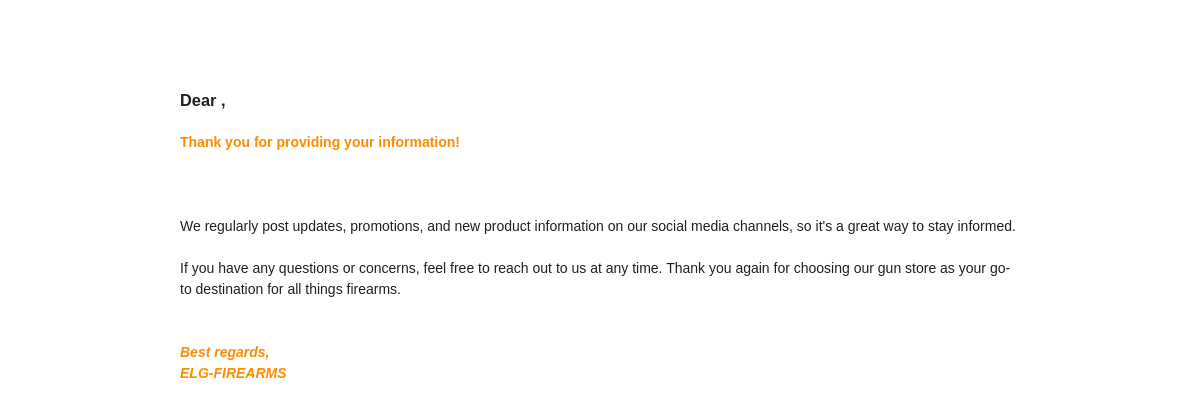
The page /master/view_template/3 on the database as committed earlier.
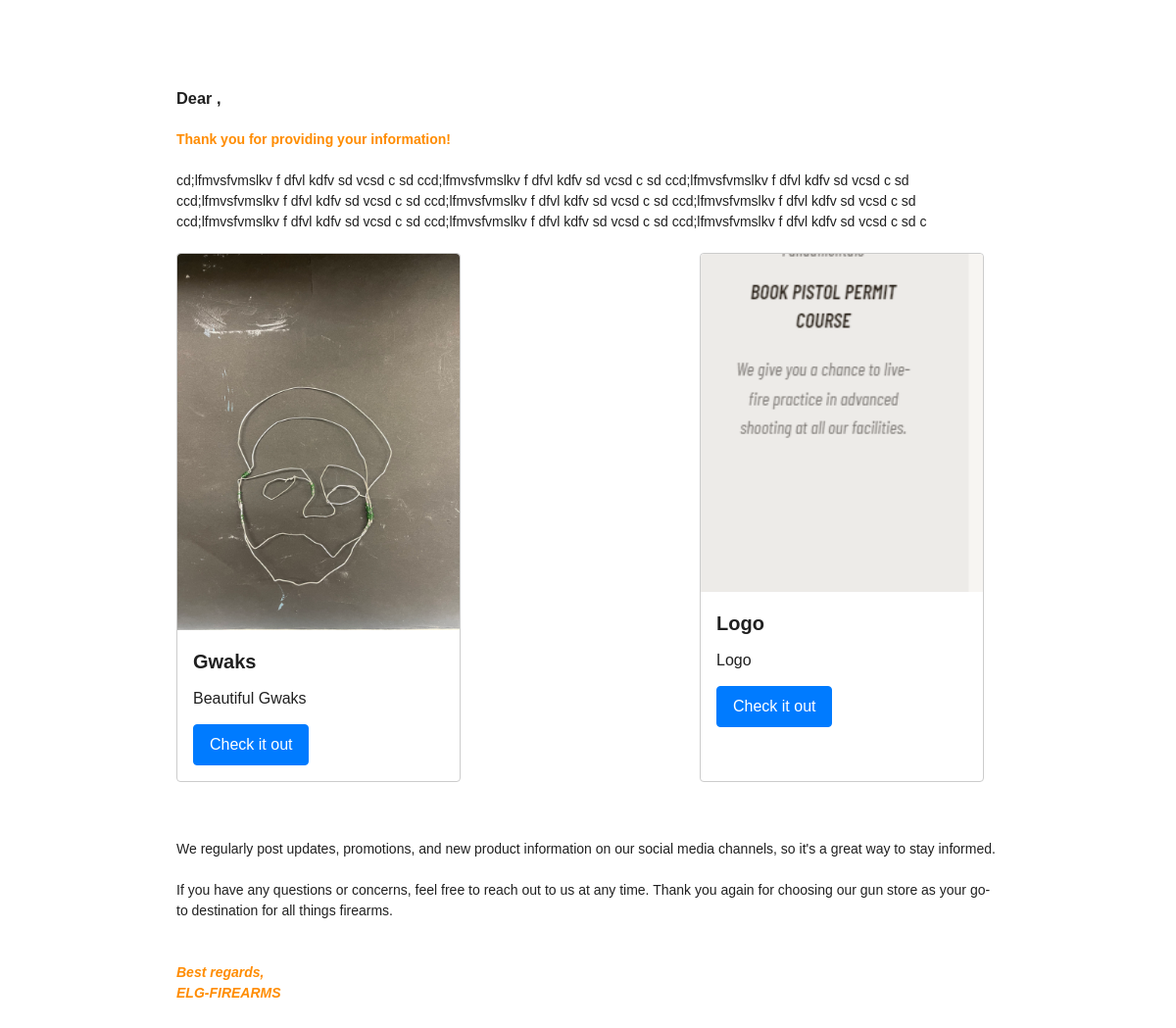
The same page on the database as committed later.
### smart_emailApp/models.py (models this page shows, shortened)
class Emails(models.Model):
    email_type = (
        ('Promotional', 'Promotional'),
        ('Store News', 'Store News'),
        ('Seasonal Sales', 'Seasonal Sales'),
    )
    subject = models.CharField(max_length=100)
    body = models.TextField(max_length=1000)
    emailtype = models.CharField(max_length=50, choices=email_type, null=True, blank=True)
    product1_image = models.ImageField(upload_to="email_imageAttachment/", null=True, blank=True, default=None)
    product1_name = models.CharField(max_length=60, null=True, blank=True)
    product1_description = models.CharField(max_length=200, null=True, blank=True)
    product1_link = models.URLField(max_length=100, null=True, blank=True)
    product2_image = models.ImageField(upload_to="email_imageAttachment/", null=True, blank=True, default=None)
    product2_name = models.CharField(max_length=60, null=True, blank=True)
    product2_description = models.CharField(max_length=200, null=True, blank=True)
    product2_link = models.URLField(max_length=100, null=True, blank=True)
    product3_image = models.ImageField(upload_to="email_imageAttachment/", null=True, blank=True, default=None)
    product3_name = models.CharField(max_length=60, null=True, blank=True)
    product3_description = models.CharField(max_length=200, null=True, blank=True)
    product3_link = models.URLField(max_length=100, null=True, blank=True)
    product4_image = models.ImageField(upload_to="email_imageAttachment/", null=True, blank=True, default=None)
    product4_name = models.CharField(max_length=60, null=True, blank=True)
    product4_description = models.CharField(max_length=200, null=True, blank=True)
    product4_link = models.URLField(max_length=100, null=True, blank=True)
    created_at = models.DateTimeField(auto_now_add=True)
    def __str__(self):
        return f'{self.emailtype} || {self.subject}'

### smart_emailApp/views.py (the view)
# urls.py: path('view_template/<int:id>', views.email_template_view, name='view_template'),
def email_template_view(request,id):
    email = Emails.objects.filter(id=id)
    print(email)
    context = {
        "email_detail": email
    }
    return render(request, "email_templates/template1.html", context)

### templates/email_templates/template1.html (shortened to what this page needs)
{% load static %}
<!DOCTYPE html>
<html lang="en">
<head>
</head>
<body>
<div class="text-body">
    <h3><strong>Dear {{ first_name }} {{ last_name }},</strong></h3><br>
    <span style="text-align: center;"><span style="color:#FF8C00"><strong>Thank you for providing your information!</strong></span></span>
    <br><br>
    {% for email in email_detail %}
        {{ email.body }}
        <br>
        <br>
        <div class="card-container">
            {% if email.product1_image %}
                <div class="card">
                    <img src="{{ email.product1_image.url }}" class="card-img-top" alt="...">
                    <div class="card-body">
                        <h5 class="card-title">{{ email.product1_name }}</h5>
                        <p class="card-text">{{ email.product1_description}}</p>
                        <Button class="btn btn-primary" href="{{ email.product1_link }}" class="btn btn-primary"> Check it out</Button>
                    </div>
                </div>
            {% endif %}
            {% if email.product2_image %}
                <div class="card">
                    <img src="{{ email.product2_image.url }}" class="card-img-top" alt="...">
                    <div class="card-body">
                        <h5 class="card-title">{{ email.product2_name }}</h5>
                        <p class="card-text">{{ email.product2_description}}</p>
                        <Button class="btn btn-primary" href="{{ email.product2_link }}" class="btn btn-primary"> Check it out</Button>
                    </div>
                </div>
            {% endif %}
        </div>
    {% endfor %}
    <br>
    <br>
    We regularly post updates, promotions, and new product information on our social media channels, so it's a great way to stay informed.<br>
    <br>
    If you have any questions or concerns, feel free to reach out to us at any time. Thank you again for choosing our gun store as your go-to destination for all things firearms.<br>
    <br>
    <br>
    <span style="color:#FF8C00"><em><strong>Best regards,<br>
ELG-FIREARMS</strong></em></span><br>
</div>
</body>
</html>

Rows that differ between the two databases and show on the page:
added Emails: body "cd;lfmvsfvmslkv f dfvl kdfv sd vcsd c sd ccd;lfmvsfvmslkv f dfvl kdfv sd vcsd c sd ccd;lfmvsfvmslkv f dfvl kdfv sd vcsd c sd ccd;lfmvsfvmslkv f dfvl kdfv sd vcsd c sd ccd;lfmvsfvmslkv f dfvl kdfv sd vcsd c sd ccd;lfmvsfvmslkv f dfvl kdfv sd vcsd c sd ccd;lfmvsfvmslkv f dfvl kdfv sd vcsd c sd ccd;lfmvsfvmslkv f dfvl kdfv sd vcsd c sd ccd;lfmvsfvmslkv f dfvl kdfv sd vcsd c sd c", product1_image (picture), product1_name "Gwaks", product1_description "Beautiful Gwaks", product2_image (picture), product2_name "Logo", product2_description "Logo"
